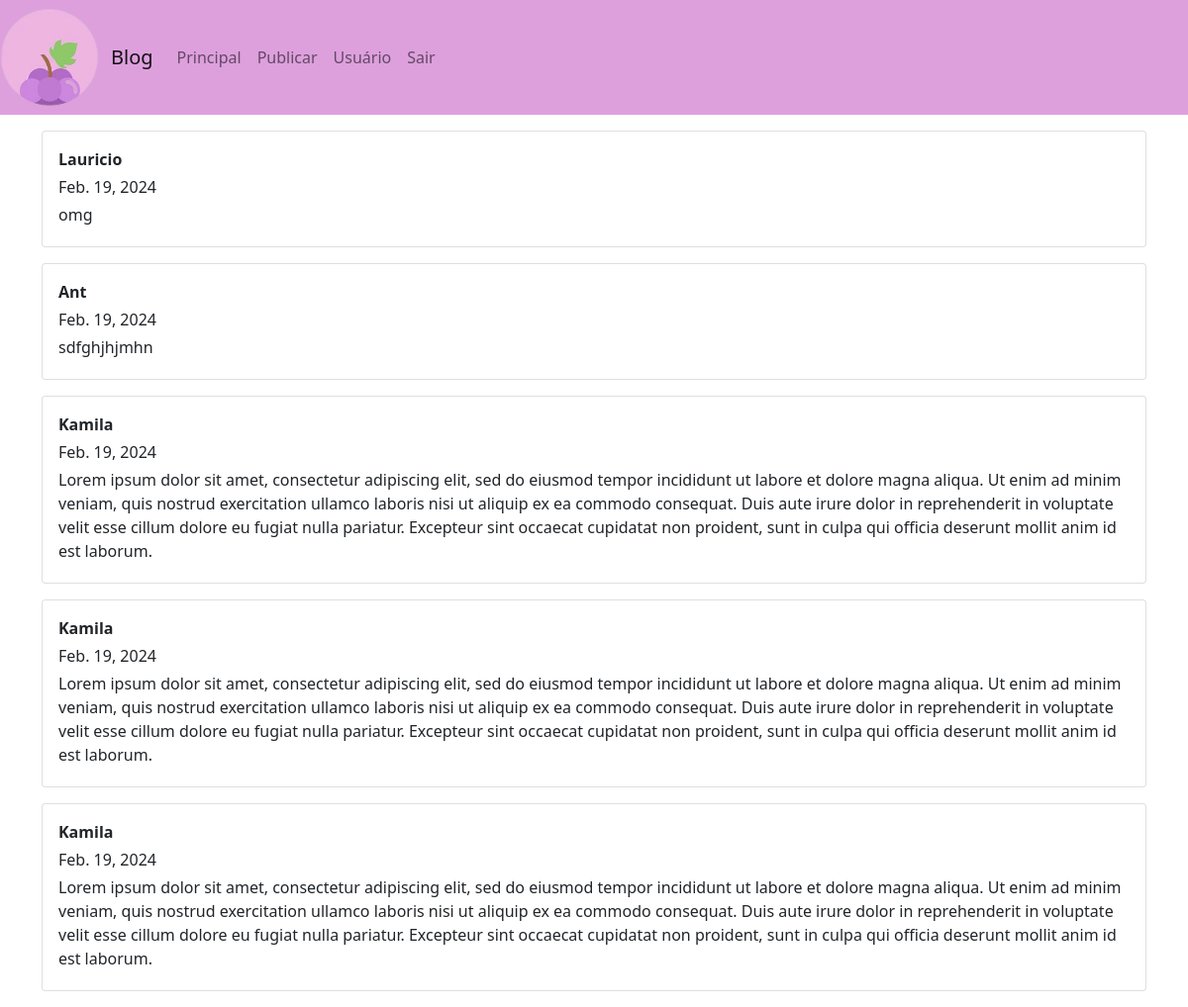
Page /feed/ on the earlier database version.
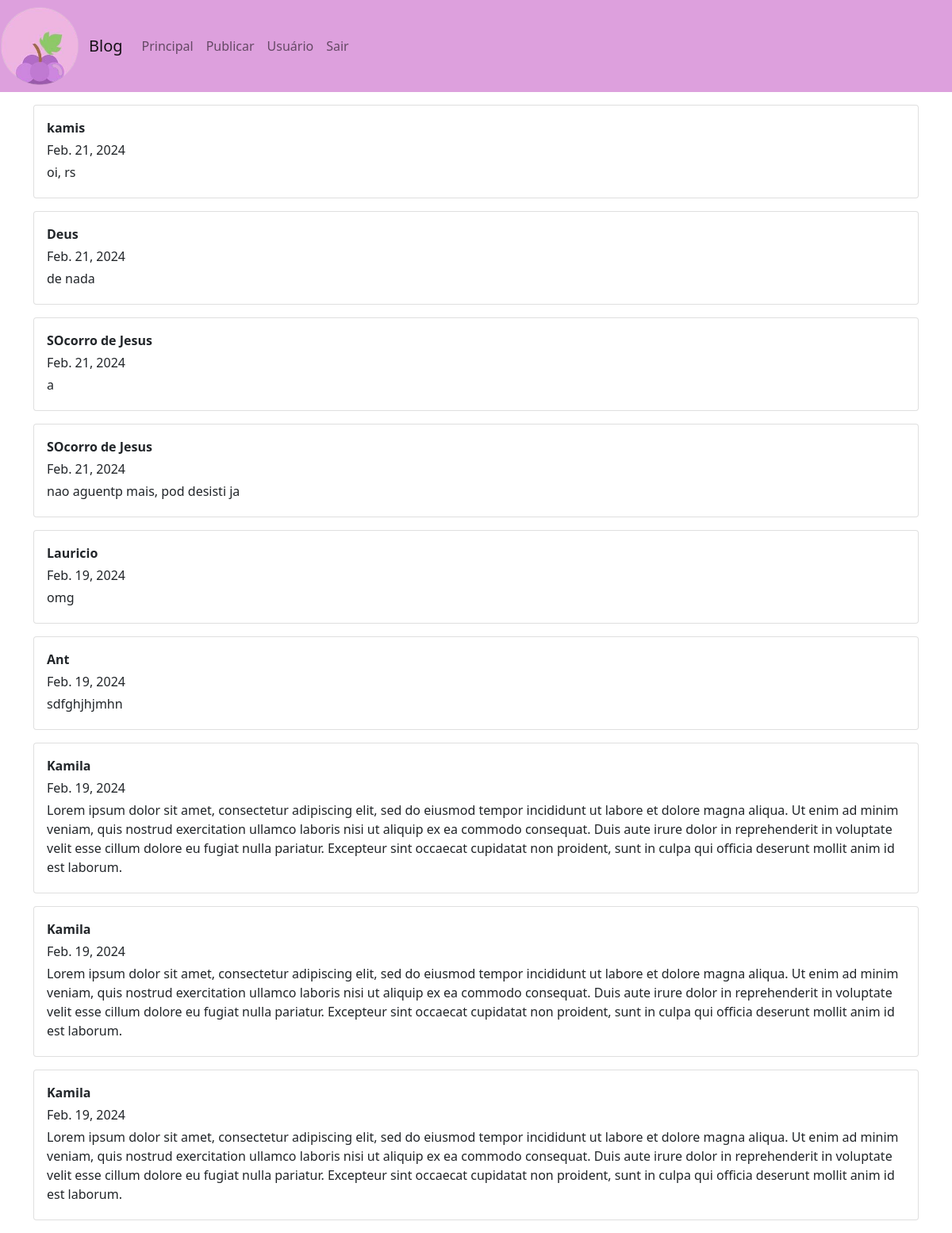
Same page on the later database version.
### blog/models.py (models this page shows)
class Publi(models.Model):
    id = models.AutoField(primary_key=True)
    autor = models.CharField(max_length=200)
    data = models.DateField()
    conteudo = models.TextField()
    imagem = models.ImageField(upload_to='images/', null=True, default=None)

### blog/views.py (the view)
# urls.py: path('feed/', views.feed_page),
def feed_page(request):
    publis = Publi.objects.all()[::-1]
    return render(request, "feed.html", {
        'publis' : publis
    })

### blog/templates/feed.html (shortened to what this page needs)
{% extends 'base.html' %}
{% block content %}
{% for publi in publis %}
<div class="card mb-3">
    <div class="card-body">
        <div class="mb-1 fw-bold">{{publi.autor}}</div>
        <div class="mb-1 fw-light">{{publi.data}}</div>
        <div class="mb-1">{{publi.conteudo}}</div>
    </div>
</div>
{% endfor %}
{% endblock content %}

### blog/templates/base.html (shortened to what this page needs)
{% load static %}
<!doctype html>
<html lang="en">
<head>
    <link href="https://cdn.jsdelivr.net/npm/bootstrap@5.0.2/dist/css/bootstrap.min.css" rel="stylesheet"
>
</head>
<body>
    <nav class="navbar navbar-expand-lg navbar-light" style="background-color:plum;">
        <img src="{% static 'uva.png' %}" class="img-fluid" alt="caso não exista" width="100px">
        <div class="container-fluid">
            <a class="navbar-brand" href="#">Blog</a>
            <div class="collapse navbar-collapse" id="navbarNav">
                <ul class="navbar-nav">
                    <li class="nav-item">
                        <a class="nav-link" href="/feed"> Principal </a>
                    </li>
                    <li class="nav-item">
                        <a class="nav-link" href="/publicate"> Publicar </a>
                    </li>
                    <li class="nav-item">
                        <a class="nav-link" href="/user"> Usuário </a>
                    </li>
                    <li class="nav-item">
                        <a class="nav-link" href="/logout"> Sair </a>
                    </li>
                </ul>
            </div>
        </div>
    </nav>
    <main class="container mt-3">
        {% block content %}
        {% endblock content %}
    </main>
</body>
</html>

Differences in the rows shown:
added Publi: autor "kamis", data "Feb. 21, 2024", conteudo "oi, rs"
added Publi: autor "Deus", data "Feb. 21, 2024", conteudo "de nada"
added Publi: autor "SOcorro de Jesus", data "Feb. 21, 2024", conteudo "a"
added Publi: autor "SOcorro de Jesus", data "Feb. 21, 2024", conteudo "nao aguentp mais, pod desisti ja"
